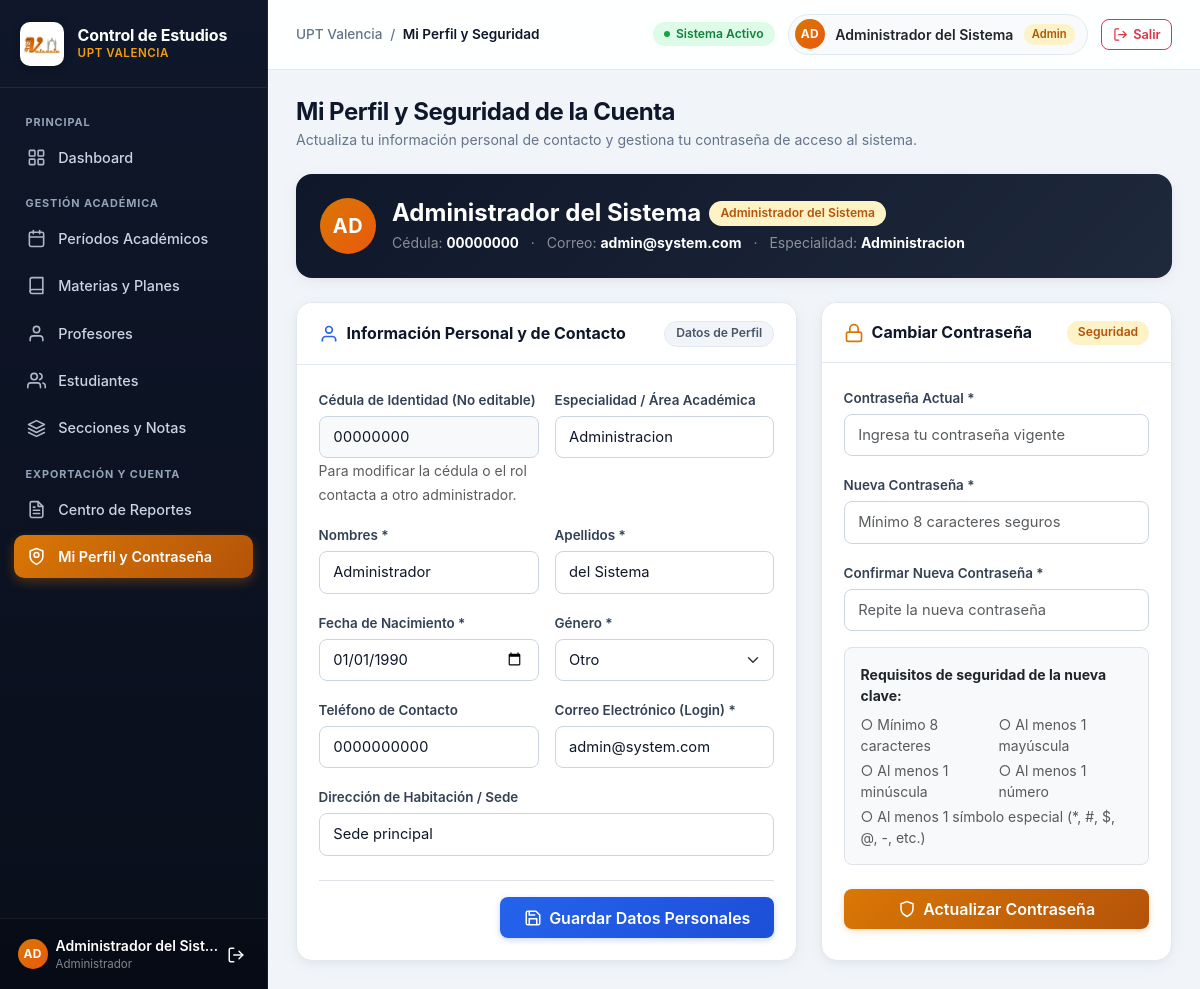
Page /perfil/index (signed in) on the committed database.
### tables this page shows
CREATE TABLE profesores (
    id INT AUTO_INCREMENT PRIMARY KEY,
    cedula VARCHAR(20) NOT NULL UNIQUE,
    nombres VARCHAR(100) NOT NULL,
    apellidos VARCHAR(100) NOT NULL,
    fecha_nacimiento DATE NOT NULL,
    genero ENUM('M', 'F', 'Otro') NOT NULL,
    direccion VARCHAR(200) NULL,
    telefono VARCHAR(20) NULL,
    correo VARCHAR(150) NOT NULL UNIQUE,
    password VARCHAR(255) NOT NULL,
    especialidad VARCHAR(100) NULL,
    rol ENUM('admin', 'profesor') NOT NULL DEFAULT 'profesor',
    created_at TIMESTAMP DEFAULT CURRENT_TIMESTAMP
);

### app/Views/perfil/index.php (the view, shortened to what the rows shown need)
<?php
require __DIR__ . '/../partials/header.php';
$inicialesPerfil = strtoupper(substr($usuario['nombres'] ?? 'U', 0, 1) . substr($usuario['apellidos'] ?? '', 0, 1));
$esAdminPerfil = ($usuario['rol'] ?? 'profesor') === 'admin';
?>
<body>
<div class="ce-app-wrapper">
    <?php require __DIR__ . '/../partials/sidebar.php'; ?>
    <main class="ce-content">
        <div class="ce-page-header">
            <div>
                <h1 class="ce-page-title">Mi Perfil y Seguridad de la Cuenta</h1>
            </div>
        </div>
        <div class="ce-context-banner mb-4">
            <div class="d-flex flex-wrap align-items-center justify-content-between gap-3">
                <div class="d-flex align-items-center gap-3">
                    <div class="ce-avatar <?= $esAdminPerfil ? 'ce-avatar-amber' : '' ?>" style="width: 56px; height: 56px; font-size: 1.25rem;">
                        <?= htmlspecialchars($inicialesPerfil) ?>
                    </div>
                    <div>
                        <div class="d-flex align-items-center gap-2 flex-wrap">
                            <h4 class="text-white fw-bold mb-0">
                                <?= htmlspecialchars(($usuario['nombres'] ?? '') . ' ' . ($usuario['apellidos'] ?? '')) ?>
                            </h4>
                            <span class="ce-badge <?= $esAdminPerfil ? 'ce-badge-warning' : 'ce-badge-info' ?>">
                                <?= $esAdminPerfil ? 'Administrador del Sistema' : 'Profesor Docente' ?>
                            </span>
                        </div>
                        <div class="text-white-50 small mt-1">
                            Cédula: <strong class="text-white tabular-nums"><?= htmlspecialchars($usuario['cedula'] ?? '') ?></strong>
                            <span class="mx-2">·</span>
                            Correo: <strong class="text-white"><?= htmlspecialchars($usuario['correo'] ?? '') ?></strong>
                            <span class="mx-2">·</span>
                            Especialidad: <strong class="text-white"><?= htmlspecialchars(!empty($usuario['especialidad']) ? $usuario['especialidad'] : 'General') ?></strong>
                        </div>
                    </div>
                </div>
            </div>
        </div>
        <div class="row g-4">
            <div class="col-lg-7">
                <div class="ce-card h-100">
                    <div class="ce-card-body">
                        <form id="formPerfilDatos">
                            <div class="row g-3">
                                <div class="col-md-6">
                                    <label class="form-label">Cédula de Identidad (No editable)</label>
                                    <input type="text"
                                           class="form-control bg-light tabular-nums"
                                           value="<?= htmlspecialchars($usuario['cedula'] ?? '') ?>"
                                           disabled
                                           readonly>
                                    <small class="form-text text-muted">Para modificar la cédula o el rol contacta a otro administrador.</small>
                                </div>
                                <div class="col-md-6">
                                    <label for="perfil_especialidad" class="form-label">Especialidad / Área Académica</label>
                                    <input type="text"
                                           class="form-control"
                                           id="perfil_especialidad"
                                           name="especialidad"
                                           value="<?= htmlspecialchars($usuario['especialidad'] ?? '') ?>"
                                           placeholder="Ej: Programación, Redes, Matemáticas"
                                           maxlength="100">
                                </div>
                                <div class="col-md-6">
                                    <label for="perfil_nombres" class="form-label">Nombres *</label>
                                    <input type="text"
                                           class="form-control"
                                           id="perfil_nombres"
                                           name="nombres"
                                           value="<?= htmlspecialchars($usuario['nombres'] ?? '') ?>"
                                           required
                                           maxlength="100">
                                </div>
                                <div class="col-md-6">
                                    <label for="perfil_apellidos" class="form-label">Apellidos *</label>
                                    <input type="text"
                                           class="form-control"
                                           id="perfil_apellidos"
                                           name="apellidos"
                                           value="<?= htmlspecialchars($usuario['apellidos'] ?? '') ?>"
                                           required
                                           maxlength="100">
                                </div>
                                <div class="col-md-6">
                                    <label for="perfil_fecha_nacimiento" class="form-label">Fecha de Nacimiento *</label>
                                    <input type="date"
                                           class="form-control"
                                           id="perfil_fecha_nacimiento"
                                           name="fecha_nacimiento"
                                           value="<?= htmlspecialchars($usuario['fecha_nacimiento'] ?? '') ?>"
                                           required>
                                </div>
                                <div class="col-md-6">
                                    <label for="perfil_genero" class="form-label">Género *</label>
                                    <select class="form-select" id="perfil_genero" name="genero" required>
                                        <option value="Otro" <?= ($usuario['genero'] ?? '') === 'Otro' ? 'selected' : '' ?>>Otro</option>
                                    </select>
                                </div>
                                <div class="col-md-6">
                                    <label for="perfil_telefono" class="form-label">Teléfono de Contacto</label>
                                    <input type="text"
                                           class="form-control tabular-nums"
                                           id="perfil_telefono"
                                           name="telefono"
                                           value="<?= htmlspecialchars($usuario['telefono'] ?? '') ?>"
                                           placeholder="Ej: 04141234567"
                                           maxlength="20">
                                </div>
                                <div class="col-md-6">
                                    <label for="perfil_correo" class="form-label">Correo Electrónico (Login) *</label>
                                    <input type="email"
                                           class="form-control"
                                           id="perfil_correo"
                                           name="correo"
                                           value="<?= htmlspecialchars($usuario['correo'] ?? '') ?>"
                                           required
                                           maxlength="150">
                                </div>
                                <div class="col-12">
                                    <label for="perfil_direccion" class="form-label">Dirección de Habitación / Sede</label>
                                    <input type="text"
                                           class="form-control"
                                           id="perfil_direccion"
                                           name="direccion"
                                           value="<?= htmlspecialchars($usuario['direccion'] ?? '') ?>"
                                           placeholder="Dirección completa"
                                           maxlength="200">
                                </div>
                            </div>
                        </form>
                    </div>
                </div>
            </div>
        </div>
    </main>
</div>
</body>
</html>

### rows in the picture
profesores: inicialesPerfil "AD", nombres+apellidos "Administrador del Sistema", cedula "00000000", correo "admin@system.com", especialidad "Administracion", nombres "Administrador", apellidos "del Sistema", fecha_nacimiento "01/01/1990", genero "Otro", telefono "0000000000", direccion "Sede principal"

### other values in the picture
$iniciales "AD"
$nombreUsuario "Administrador del Sist…"
$pageHeading "Mi Perfil y Seguridad"
$nombreUsuario "Administrador del Sistema"
$rolActual "Admin"
